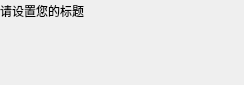
<?xml version="1.0" encoding="UTF-8"?>
<ui version="4.0">
 <class>TopWindow</class>
 <widget class="QWidget" name="TopWindow">
  <property name="geometry">
   <rect>
    <x>0</x>
    <y>0</y>
    <width>236</width>
    <height>85</height>
   </rect>
  </property>
  <property name="windowTitle">
   <string>TopWindow</string>
  </property>
  <property name="styleSheet">
   <string notr="true">#titleBar {
    background: white;
    border-top-left-radius: 3px;
    border-top-right-radius: 3px;
}

#titleBar #titleLabel {
    padding-left: 4px;
}

#titleBar QPushButton  {
    border: none;
    min-width: 25px;
    max-width: 25px;
    min-height: 27px;
    max-height: 27px;
    padding: 0;
    margin: 0;
    border-width: 0 0 0 0;
}

#titleBar #minButton {
    border-image: url(:/img/top-window/min.png) 0 0 0 0 stretch stretch;
}
#titleBar #minButton:hover {
    border-image: url(:/img/top-window/min-hover.png) 0 0 0 0 stretch stretch;
}
#titleBar #minButton:pressed {
    border-image: url(:/img/top-window/min-pressed.png) 0 0 0 0 stretch stretch;
}

#titleBar #maxButton {
    border-image: url(:/img/top-window/max.png) 0 0 0 0 stretch stretch;
}
#titleBar #maxButton:hover {
    border-image: url(:/img/top-window/max-hover.png) 0 0 0 0 stretch stretch;
}

#titleBar #maxButton:pressed {
    border-image: url(:/img/top-window/max-pressed.png) 0 0 0 0 stretch stretch;
}

#titleBar #restoreButton {
    border-image: url(:/img/top-window/restore.png) 0 0 0 0 stretch stretch;
}
#titleBar #restoreButton:hover {
    border-image: url(:/img/top-window/restore-hover.png) 0 0 0 0 stretch stretch;
}

#titleBar #restoreButton:pressed {
    border-image: url(:/img/top-window/restore-pressed.png) 0 0 0 0 stretch stretch;
}

#titleBar #closeButton {
    border-image: url(:/img/top-window/close.png) 0 0 0 0 stretch stretch;
}
#titleBar #closeButton:hover {
    border-image: url(:/img/top-window/close-hover.png) 0 0 0 0 stretch stretch;
}

#titleBar #closeButton:pressed {
    border-image: url(:/img/top-window/close-pressed.png) 0 0 0 0 stretch stretch;
}

QSizeGrip {
    width: 12px;
    height: 12px;
    border-width: 0 0 0 0;
    border-image: url(:/img/top-window/size-grip.png) 0 0 0 0 stretch stretch;
}
</string>
  </property>
  <layout class="QGridLayout" name="gridLayout">
   <property name="leftMargin">
    <number>0</number>
   </property>
   <property name="topMargin">
    <number>0</number>
   </property>
   <property name="rightMargin">
    <number>0</number>
   </property>
   <property name="bottomMargin">
    <number>0</number>
   </property>
   <item row="0" column="0">
    <widget class="QWidget" name="title_bar" native="true">
     <layout class="QHBoxLayout" name="horizontalLayout">
      <property name="spacing">
       <number>0</number>
      </property>
      <property name="leftMargin">
       <number>0</number>
      </property>
      <property name="topMargin">
       <number>0</number>
      </property>
      <property name="rightMargin">
       <number>0</number>
      </property>
      <property name="bottomMargin">
       <number>0</number>
      </property>
      <item>
       <widget class="QLabel" name="title_label">
        <property name="text">
         <string>请设置您的标题</string>
        </property>
       </widget>
      </item>
      <item>
       <spacer name="horizontal_spacer">
        <property name="orientation">
         <enum>Qt::Horizontal</enum>
        </property>
        <property name="sizeHint" stdset="0">
         <size>
          <width>234</width>
          <height>20</height>
         </size>
        </property>
       </spacer>
      </item>
      <item>
       <widget class="QPushButton" name="min_button">
        <property name="text">
         <string/>
        </property>
        <property name="flat">
         <bool>true</bool>
        </property>
       </widget>
      </item>
      <item>
       <widget class="QPushButton" name="max_button">
        <property name="text">
         <string/>
        </property>
        <property name="flat">
         <bool>true</bool>
        </property>
       </widget>
      </item>
      <item>
       <widget class="QPushButton" name="restore_button">
        <property name="text">
         <string/>
        </property>
        <property name="flat">
         <bool>true</bool>
        </property>
       </widget>
      </item>
      <item>
       <widget class="QPushButton" name="close_button">
        <property name="text">
         <string/>
        </property>
        <property name="flat">
         <bool>true</bool>
        </property>
       </widget>
      </item>
     </layout>
    </widget>
   </item>
   <item row="1" column="0">
    <widget class="QWidget" name="central_widget" native="true">
     <property name="sizePolicy">
      <sizepolicy hsizetype="Preferred" vsizetype="Expanding">
       <horstretch>0</horstretch>
       <verstretch>0</verstretch>
      </sizepolicy>
     </property>
     <property name="styleSheet">
      <string notr="true"/>
     </property>
    </widget>
   </item>
  </layout>
 </widget>
 <layoutdefault spacing="6" margin="11"/>
 <resources/>
 <connections/>
</ui>
